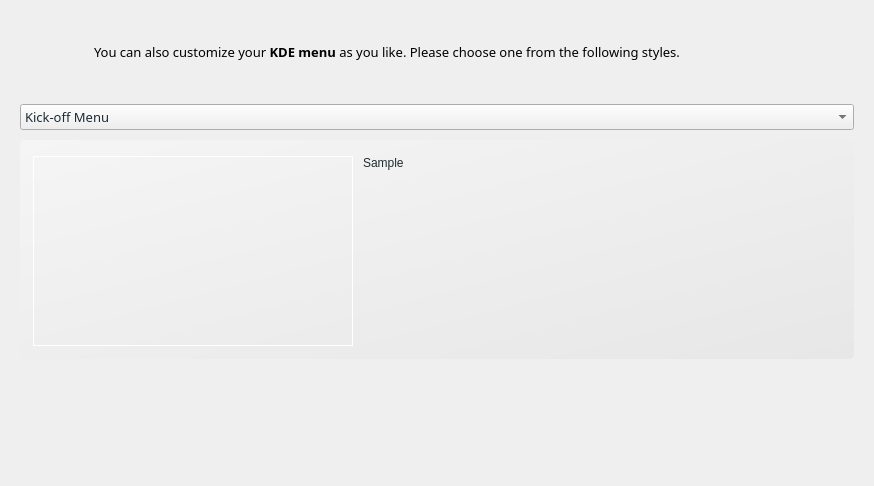
<?xml version="1.0" encoding="UTF-8"?>
<ui version="4.0">
 <class>menuWidget</class>
 <widget class="QWidget" name="menuWidget">
  <property name="geometry">
   <rect>
    <x>0</x>
    <y>0</y>
    <width>874</width>
    <height>486</height>
   </rect>
  </property>
  <property name="sizePolicy">
   <sizepolicy hsizetype="Expanding" vsizetype="Expanding">
    <horstretch>0</horstretch>
    <verstretch>0</verstretch>
   </sizepolicy>
  </property>
  <property name="windowTitle">
   <string>Menu</string>
  </property>
  <property name="styleSheet">
   <string notr="true"/>
  </property>
  <layout class="QGridLayout" name="gridLayout">
   <property name="margin">
    <number>20</number>
   </property>
   <property name="spacing">
    <number>0</number>
   </property>
   <item row="0" column="0">
    <widget class="QLabel" name="label">
     <property name="minimumSize">
      <size>
       <width>64</width>
       <height>64</height>
      </size>
     </property>
     <property name="maximumSize">
      <size>
       <width>64</width>
       <height>64</height>
      </size>
     </property>
     <property name="text">
      <string/>
     </property>
     <property name="pixmap">
      <pixmap resource="../data/kaptan.qrc">:/raw/pixmap/kde.png</pixmap>
     </property>
    </widget>
   </item>
   <item row="0" column="1">
    <widget class="QLabel" name="description">
     <property name="font">
      <font>
       <family>Sans Serif</family>
       <pointsize>10</pointsize>
      </font>
     </property>
     <property name="styleSheet">
      <string notr="true"/>
     </property>
     <property name="text">
      <string>You can also customize your &lt;b&gt;KDE menu&lt;/b&gt; as you like. Please choose one from the following styles.</string>
     </property>
     <property name="wordWrap">
      <bool>true</bool>
     </property>
     <property name="indent">
      <number>10</number>
     </property>
    </widget>
   </item>
   <item row="1" column="1">
    <spacer name="verticalSpacer_4">
     <property name="orientation">
      <enum>Qt::Vertical</enum>
     </property>
     <property name="sizeType">
      <enum>QSizePolicy::Fixed</enum>
     </property>
     <property name="sizeHint" stdset="0">
      <size>
       <width>20</width>
       <height>20</height>
      </size>
     </property>
    </spacer>
   </item>
   <item row="2" column="0" colspan="2">
    <widget class="QComboBox" name="menuStyles">
     <property name="font">
      <font>
       <family>Sans Serif</family>
       <pointsize>10</pointsize>
      </font>
     </property>
     <property name="styleSheet">
      <string notr="true">color: rgb(30, 43, 51)</string>
     </property>
     <item>
      <property name="text">
       <string>Kick-off Menu</string>
      </property>
     </item>
     <item>
      <property name="text">
       <string>Simple Menu</string>
      </property>
     </item>
     <item>
      <property name="text">
       <string>Lancelot Menu</string>
      </property>
     </item>
    </widget>
   </item>
   <item row="3" column="1">
    <spacer name="verticalSpacer">
     <property name="orientation">
      <enum>Qt::Vertical</enum>
     </property>
     <property name="sizeType">
      <enum>QSizePolicy::Fixed</enum>
     </property>
     <property name="sizeHint" stdset="0">
      <size>
       <width>10</width>
       <height>10</height>
      </size>
     </property>
    </spacer>
   </item>
   <item row="4" column="0" colspan="2">
    <widget class="QGroupBox" name="groupBox">
     <property name="minimumSize">
      <size>
       <width>0</width>
       <height>210</height>
      </size>
     </property>
     <property name="styleSheet">
      <string notr="true">#groupBox{
border: 0px;
background-color: qlineargradient(spread:pad, x1:1, y1:1, x2:0, y2:0, stop:0 rgba(219, 219, 219, 100), stop:1 rgba(255, 255, 255, 100));
border-radius: 4px;;
}</string>
     </property>
     <property name="title">
      <string/>
     </property>
     <property name="flat">
      <bool>true</bool>
     </property>
     <layout class="QHBoxLayout" name="horizontalLayout">
      <property name="spacing">
       <number>10</number>
      </property>
      <property name="margin">
       <number>10</number>
      </property>
      <item>
       <widget class="QLabel" name="pictureMenuStyles">
        <property name="sizePolicy">
         <sizepolicy hsizetype="Fixed" vsizetype="Fixed">
          <horstretch>0</horstretch>
          <verstretch>0</verstretch>
         </sizepolicy>
        </property>
        <property name="minimumSize">
         <size>
          <width>320</width>
          <height>190</height>
         </size>
        </property>
        <property name="maximumSize">
         <size>
          <width>320</width>
          <height>190</height>
         </size>
        </property>
        <property name="font">
         <font>
          <family>URW Gothic L</family>
          <pointsize>10</pointsize>
         </font>
        </property>
        <property name="styleSheet">
         <string notr="true">#pictureMenuStyles{
border: 1px solid rgb(255, 255, 255);
}</string>
        </property>
        <property name="frameShape">
         <enum>QFrame::NoFrame</enum>
        </property>
        <property name="text">
         <string/>
        </property>
        <property name="scaledContents">
         <bool>false</bool>
        </property>
        <property name="wordWrap">
         <bool>true</bool>
        </property>
       </widget>
      </item>
      <item>
       <widget class="QLabel" name="labelMenuDescription">
        <property name="sizePolicy">
         <sizepolicy hsizetype="Expanding" vsizetype="Preferred">
          <horstretch>0</horstretch>
          <verstretch>0</verstretch>
         </sizepolicy>
        </property>
        <property name="minimumSize">
         <size>
          <width>0</width>
          <height>0</height>
         </size>
        </property>
        <property name="font">
         <font>
          <pointsize>9</pointsize>
         </font>
        </property>
        <property name="styleSheet">
         <string notr="true">color: rgb(30, 43, 51)</string>
        </property>
        <property name="text">
         <string>Sample</string>
        </property>
        <property name="scaledContents">
         <bool>false</bool>
        </property>
        <property name="alignment">
         <set>Qt::AlignLeading|Qt::AlignLeft|Qt::AlignTop</set>
        </property>
        <property name="wordWrap">
         <bool>true</bool>
        </property>
        <property name="margin">
         <number>20</number>
        </property>
        <property name="indent">
         <number>0</number>
        </property>
       </widget>
      </item>
     </layout>
    </widget>
   </item>
   <item row="5" column="0" colspan="2">
    <spacer name="verticalSpacer_5">
     <property name="orientation">
      <enum>Qt::Vertical</enum>
     </property>
     <property name="sizeType">
      <enum>QSizePolicy::Expanding</enum>
     </property>
     <property name="sizeHint" stdset="0">
      <size>
       <width>834</width>
       <height>144</height>
      </size>
     </property>
    </spacer>
   </item>
  </layout>
 </widget>
 <resources>
  <include location="../data/kaptan.qrc"/>
 </resources>
 <connections/>
</ui>
